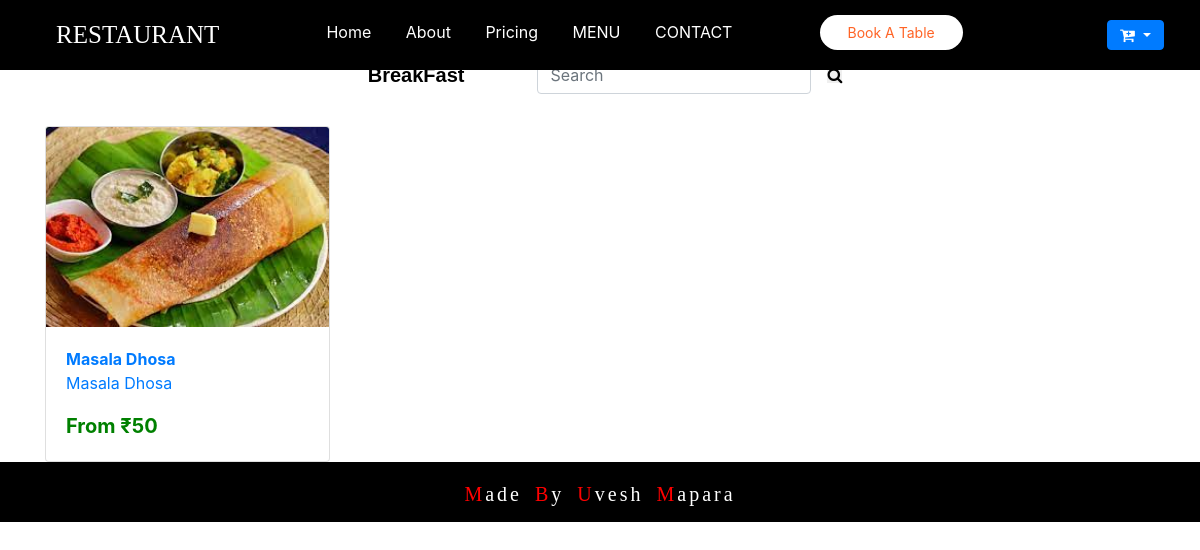
The page /catwise/BreakFast/ on the database its author committed.
### app1/models.py (models this page shows)
class Category(models.Model):
    name = models.CharField(max_length=200)
    def __str__(self):
        return self.name

class Product(models.Model):
    categories = models.ManyToManyField(Category)
    name = models.CharField(max_length=200)
    price = models.IntegerField()
    des=models.TextField(max_length=200)
    images=models.ImageField(upload_to='pro_img',blank=True)
    def __str__(self):
        return self.name

### app1/views.py (the view)
# urls.py: path('catwise/<str:name>/',catewise,name="catewise"),
def catewise(request,name):
    cat=Category.objects.get(name=name)
    product=Product.objects.all().filter(categories=cat)
    return render(request,'catwise.html',{'cat':cat,'pro':product})

### templates/catwise.html (shortened to what this page needs)
{% load static %}
<!DOCTYPE html>
<html lang="en">
<head>
    <link rel="stylesheet" href="https://maxcdn.bootstrapcdn.com/bootstrap/4.0.0/css/bootstrap.min.css">
    <link rel="stylesheet" href="https://cdnjs.cloudflare.com/ajax/libs/font-awesome/4.7.0/css/font-awesome.min.css">
    <link rel="stylesheet" href="{% static 'css/style1.css' %}">
</head>
<body>
<header>
  <ul class="fixed-top navbar-expend-lg">
      <div class="logo">
          <h1>RESTAURANT</h1>
      </div>
      <div>
        <li><a href="{% url 'index' %}">Home</a></li>
        <li><a href="{% url 'index' %}">About</a></li>
        <li><a href="{% url 'index' %}">Pricing</a></li>
        <li><a href="{% url 'index' %}" >MENU</a></li>
        <li><a href="{% url 'index' %}" >CONTACT</a></li>
      </div>
      <div class="book-btn" style="float:right;padding-top:15px;">
         <a href="{% url 'book' %}"><button type="button">Book A Table</button></a>
      </div>
      <ul>
      <li>
        <form method="GET" class="search">
          <div class="dropdown">
            <button type="button" class="btn btn-primary fa fa-cart-plus dropdown-toggle" data-toggle="dropdown">
            </button>
          </div>
        </form>
      </li>
  </header>
 <div class="container mt-5 menu mt-5" id="menu">
    <ul class="navbar nav justify-content-center">
        <li class="nav-item">
          <a class="nav-link" data-toggle="tab" href="#">{{ cat }}</a>
        </li>
          <form method="GET" class="form-inline ml-5">
           <input type="text" name="search" class="form-control" placeholder="Search">
           <button type="submit" class="ml-3 fa fa-search" style="border:none;"></button>
          </form>
      </ul>
        <div class="card-deck mt-4">
             {% for i in pro %}
             <a href="{% url 'productview' i.id %}">
                <div class="card" style="max-width: 25%;min-height:320px;">
                  <img class="card-img-top img-fluid" style="height:200px;" src="{{i.images.url}}" alt="Card image cap">
                  <div class="card-body ml-0 border-primary">
                    <p class="card-title mb-0 text-left" style="font-weight:700">{{i}}</p>
                    <p class="text-capitalize">{{i.des}}</p>
                    <a href="#" style="color:green;font-weight:700;font-size:20px;text-decoration:none;" class="mb-0">From ₹{{i.price}}</a>
                  </div>
                </div>
              </a>
             {% endfor %}
        </div>
</div>
<footer class="footer">
        <h5 class="text-center"><span>M</span>ade <span>B</span>y <span>U</span>vesh <span>M</span>apara</h5>
</footer>
</body>
</html>

### app1/static/css/style1.css (style rules this page uses)
html { scroll-behavior: smooth; }
* { margin:0; padding:0; box-sizing: border-box ; }
header { z-index: -1; }
ul { z-index: 1; }
header h1 { font-family:'pacifico',cursive; font-size:25px; color:white; padding:20px; }
header ul { background-color:black; display: flex; justify-content: space-around; list-style-type: none; margin: 0; padding: 0; background-color:black; text-align:center; height:70px; }
header ul li { display:inline-block !important; text-align: center; padding-top:20px; }
header ul li a { color:white; padding:15px !important; transition:0.2s !important; text-decoration:none !important; }
header .book-btn button { display: inline-block; padding: 7px 28px; border-radius: 50px; background-color: #fff; font-size: 14px; font-weight: 400; color: #ff6426; outline: none; transition: 0.5s; border: none; cursor: pointer; }
.menu ul li a { color:#000000; font:20px sans-serif; padding:6px 10px; margin:0px 15px 0px 0px; font-weight: bold; }
.footer { background-color:#000000; height:60px; margin-bottom:0px; padding:20px; word-spacing: 5px; letter-spacing: 3px; font-weight: 700; font-family:'Times New Roman', Times, serif }
.footer h5 { color:white; }
.footer span { color:red }

### rows shown on the page
Category: name "BreakFast"
Product: images (picture), name "Masala Dhosa", des "Masala Dhosa", price "50"
